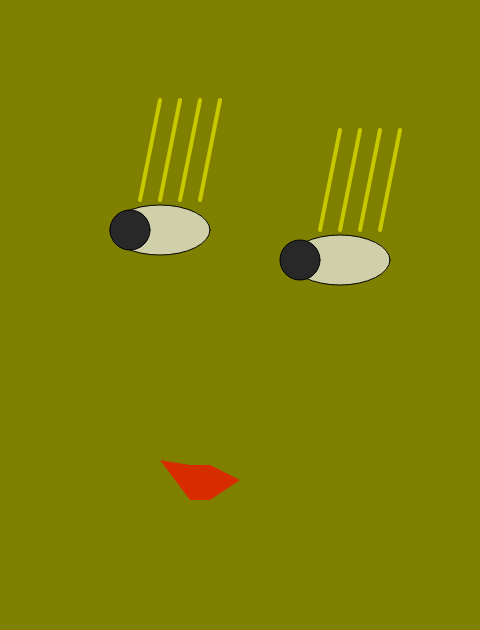
Frame 1 (no input)
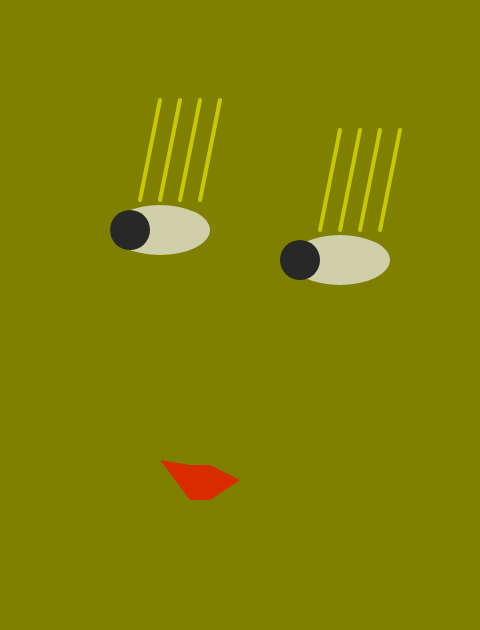
Frame 60 (no input)
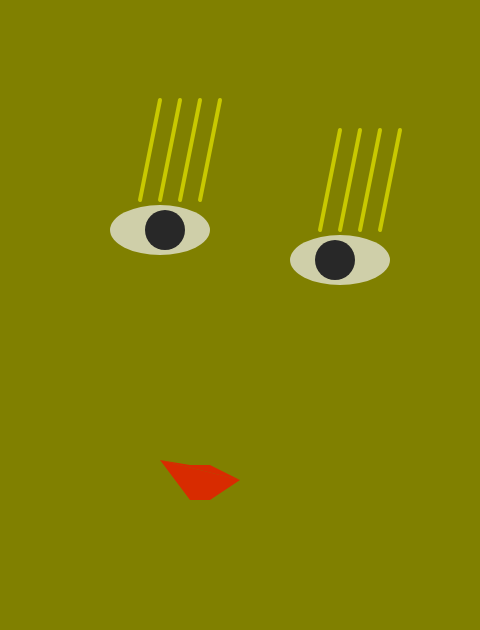
Frame 120 (the mouse pressed at the canvas centre since frame 60)

The p5.js sketch that drew these frames (run headless with seeded random() and noise() and a simulated clock; from frame 60 on, the mouse is pressed at the canvas centre):

// p5.js sketch
// ── sketch.js
let r, g, b;

function setup() {
  createCanvas(480, 630);
  // r = random(100, 255);
  // r = random(['green', 'blue', 'yellow']);
  r = random([color(128,0,0), color(128,128,0)]);
  b = 0;
  g = 0;
}

function draw() {
  // background(r, b, g);
  background(r);
  // eyes
  fill(240, 180);
  ellipse(160, 230, 100, 50);
  ellipse(340, 260, 100, 50);
  // pupils
  fill(40);  
  // updated 
  let pupil1_X = map(mouseX, 0, width, 130, 200, true);
  circle(pupil1_X, 230, 40);
  let pupil2_X = map(mouseX, 0, width, 300, 370, true);
  circle(pupil2_X, 260, 40);
  // eyebrows
  stroke(200, 200, 0);
  strokeWeight(4);
  // line (x1, y1, x2, y2)
  let y2 = 100;
  line(140, 200, 160, y2);
  line(160, 200, 180, y2);
  line(180, 200, 200, y2);
  line(200, 200, 220, y2);
  line(320, 230, 340, y2 + 30);
  line(340, 230, 360, y2 + 30);
  line(360, 230, 380, y2 + 30);
  line(380, 230, 400, y2 + 30);
  // mouth
  noStroke();
  fill(240, 20, 0, 200);
  quad(160, 460, 190, 465, 210, 465, 240, 480);
  quad(160, 460, 190, 500, 210, 500, 240, 480);
}

// https://editor.p5js.org/jht1493/sketches/HYF86ea7R
// https://editor.p5js.org/enickles/sketches/QakAzdCpv
// ICM-06 Example - ICM 21 Week 2 - Ellen self portrait animated
